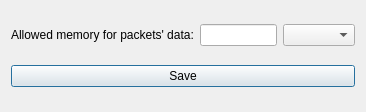
<?xml version="1.0" encoding="UTF-8"?>
<ui version="4.0">
 <class>MemoryUsageDialog</class>
 <widget class="QDialog" name="MemoryUsageDialog">
  <property name="geometry">
   <rect>
    <x>0</x>
    <y>0</y>
    <width>366</width>
    <height>112</height>
   </rect>
  </property>
  <property name="windowTitle">
   <string>Memory Usage Settings</string>
  </property>
  <layout class="QGridLayout" name="gridLayout_2">
   <item row="0" column="0">
    <layout class="QGridLayout" name="gridLayout">
     <item row="0" column="0">
      <widget class="QLabel" name="label">
       <property name="text">
        <string>Allowed memory for packets' data:</string>
       </property>
      </widget>
     </item>
     <item row="0" column="1">
      <widget class="QLineEdit" name="lineEdit"/>
     </item>
     <item row="0" column="2">
      <widget class="QComboBox" name="comboBox"/>
     </item>
    </layout>
   </item>
   <item row="1" column="0">
    <widget class="QPushButton" name="pushButton">
     <property name="text">
      <string>Save</string>
     </property>
    </widget>
   </item>
  </layout>
 </widget>
 <resources/>
 <connections/>
</ui>
